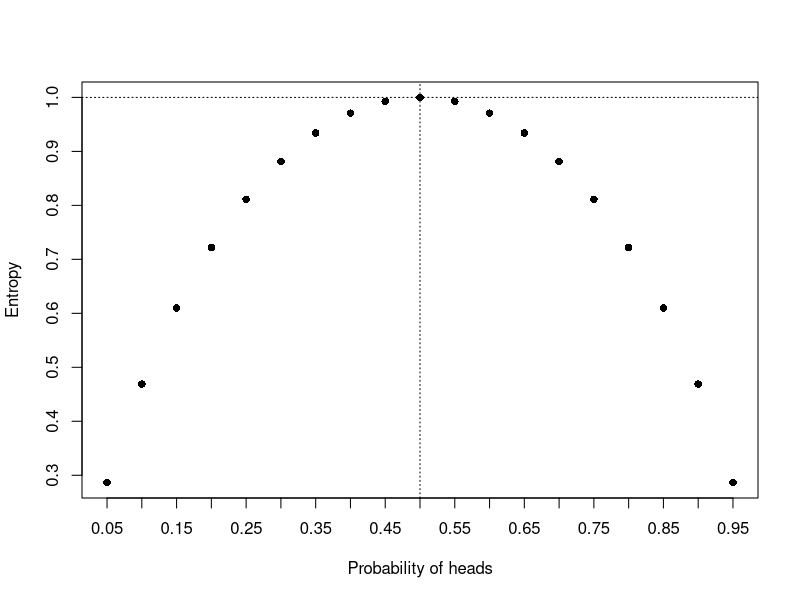
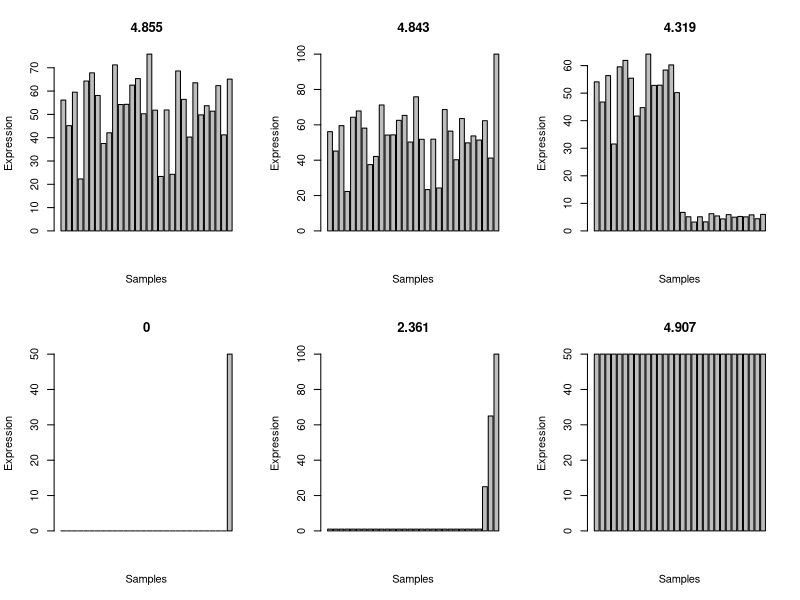

These charts were generated, in order, by the following R code:
## ---- chunk 1
knitr::opts_chunk$set(echo = TRUE)
## ---- chunk 2
entropy <- function(x){
  -sum(log2(x)*x)
}
## ---- chunk 3
set.seed(1984)
fair_res <- rbinom(n = 100, size = 1, prob = 0.5)
prop.table(table(fair_res))
## ---- chunk 4
entropy(as.vector(prop.table(table(fair_res))))
## ---- chunk 5
set.seed(1984)
unfair_res <- rbinom(n = 100, size = 1, prob = 0.2)
prop.table(table(unfair_res))
## ---- chunk 6
entropy(as.vector(prop.table(table(unfair_res))))
## ---- chunk 7
x <- seq(0.05, 0.95, 0.05)
y <- 1 - x
e <- sapply(seq_along(x), function(i) entropy(c(x[i], y[i])))

plot(x, e, xlab = "Probability of heads", ylab = "Entropy", pch = 16, xaxt = 'n')
axis(side=1, at=x)
abline(v = 0.5, lty = 3)
abline(h = 1, lty = 3)
## ---- chunk 8
shannon.entropy <- function(p){
   if (min(p) < 0 || sum(p) <= 0) return(NA)
   p.norm <- p[p>0]/sum(p)
   -sum(log2(p.norm)*p.norm)
}
## ---- chunk 9
set.seed(1984)
all_gene <- rnorm(n = 30, mean = 50, sd = 15)
shannon.entropy(all_gene)
## ---- chunk 10
all_gene_one_higher <- all_gene
all_gene_one_higher[30] <- 100
shannon.entropy(all_gene_one_higher)
## ---- chunk 11
set.seed(1984)
half_gene <- c(
  rnorm(n = 15, mean = 50, sd = 10),
  rnorm(n = 15, mean = 5, sd = 1)
)
shannon.entropy(half_gene)
## ---- chunk 12
one_gene <- rep(0, 29)
one_gene[30] <- 50
shannon.entropy(one_gene)
## ---- chunk 13
one_gene_with_bg <- rep(1, 29)
one_gene_with_bg[30] <- 50
shannon.entropy(one_gene_with_bg)
## ---- chunk 14
three_gene <- c(rep(1,27), 25, 65, 100)
shannon.entropy(three_gene)
## ---- chunk 15
all_gene_equal <- rep(50, 30)
shannon.entropy(all_gene_equal)
## ---- chunk 16
plot_entropy <- function(x){
  barplot(x, main = round(shannon.entropy(x), 3), xlab = 'Samples', ylab = 'Expression')
}

par(mfrow=c(2,3))
sapply(list(all_gene, all_gene_one_higher, half_gene, one_gene, three_gene, all_gene_equal), plot_entropy)
